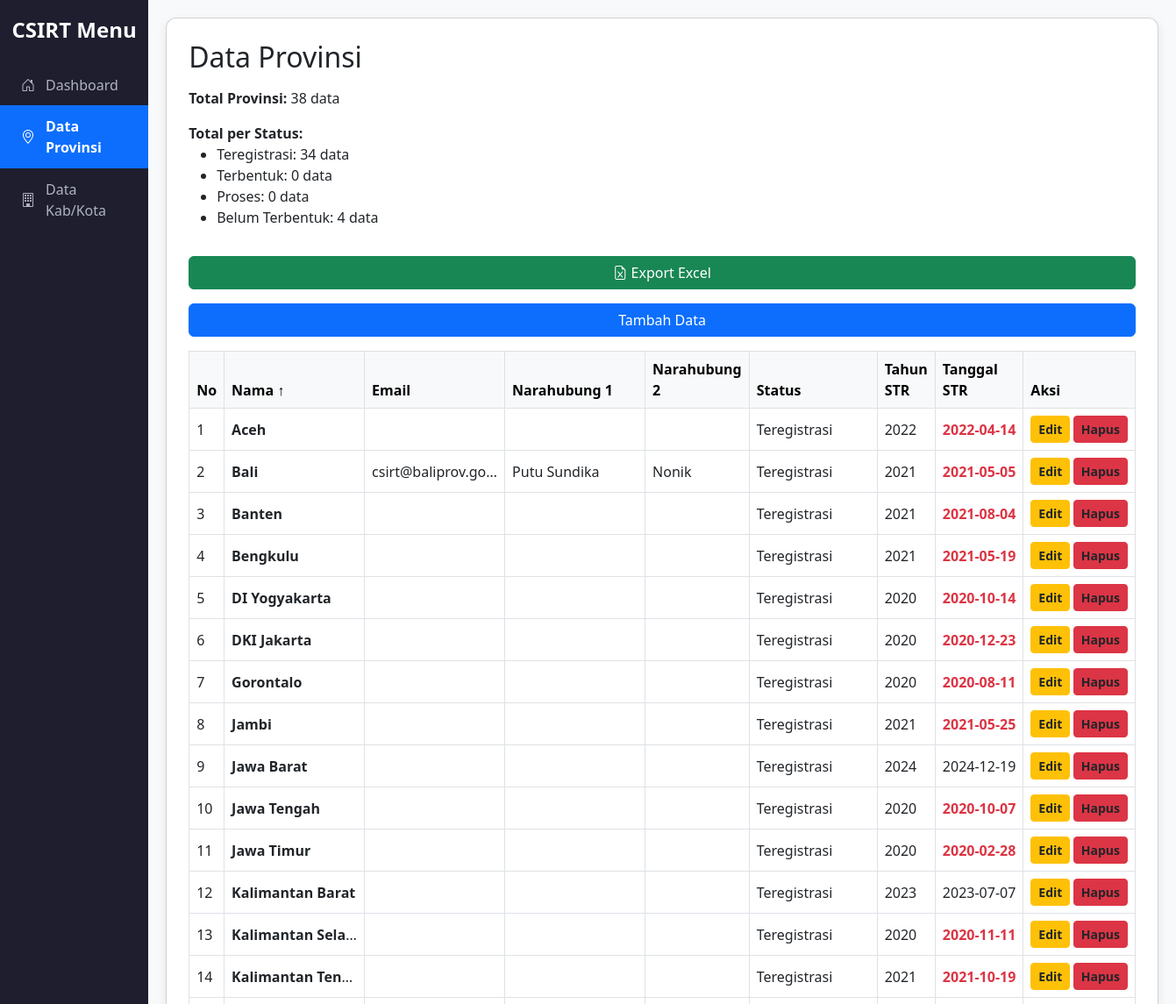
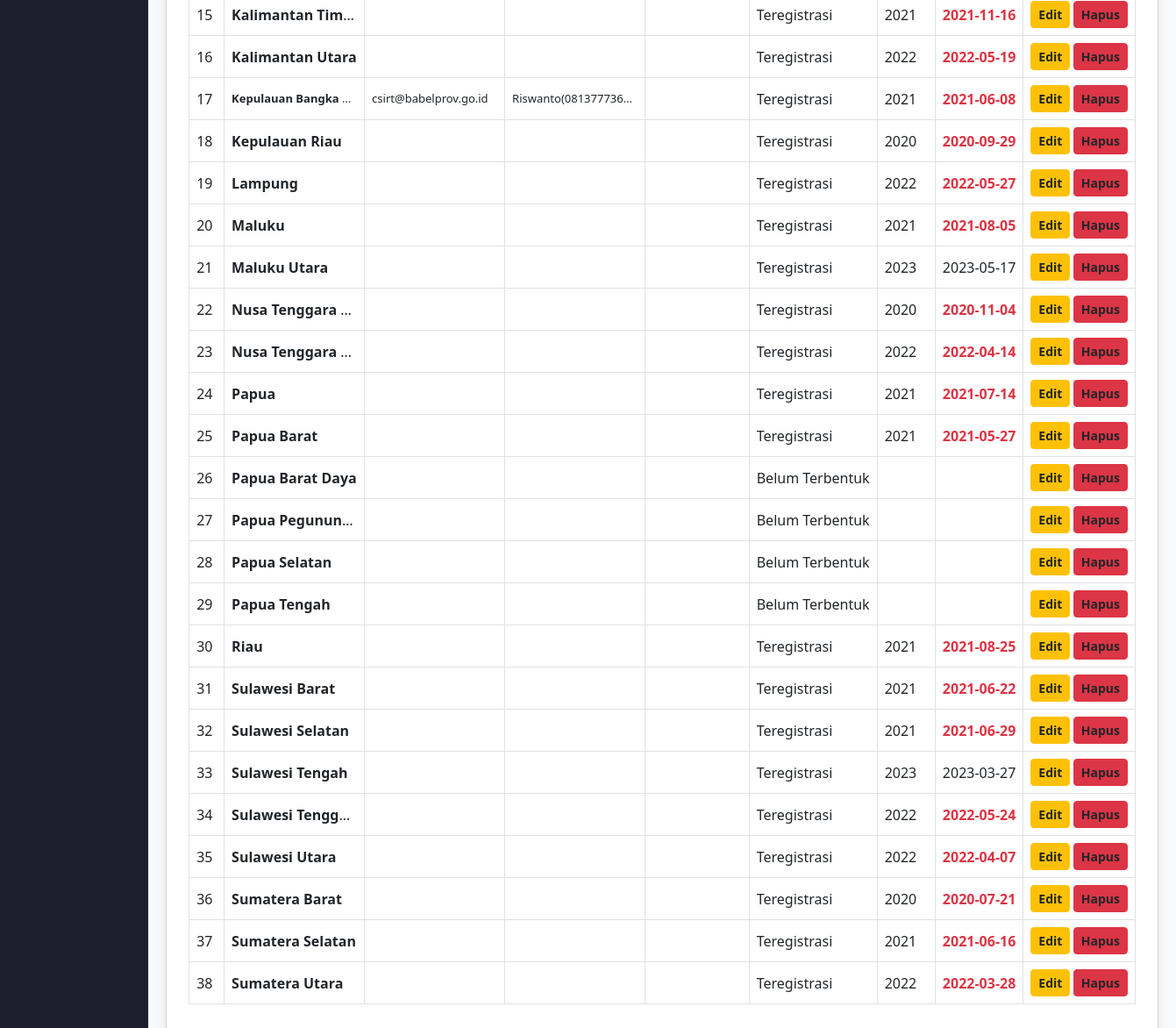
Screenshot of /provinsi.php with the database file from the repository (2 pictures, top to bottom).
### tables this page shows
CREATE TABLE `provinsi` (
  `id` int NOT NULL AUTO_INCREMENT,
  `nama` varchar(100) NOT NULL,
  `email` varchar(100) DEFAULT NULL,
  `narahubung1` varchar(100) DEFAULT NULL,
  `narahubung2` varchar(100) DEFAULT NULL,
  `tahunSTR` int DEFAULT NULL,
  `tanggalSTR` date DEFAULT NULL,
  `status` varchar(255) DEFAULT NULL,
  PRIMARY KEY (`id`),
  UNIQUE KEY `nama` (`nama`)
);

### provinsi.php (the view, shortened to what this page needs)
<?php include 'conn.php'; ?>
<!DOCTYPE html>
<html>
<head>
    <link href="https://cdn.jsdelivr.net/npm/bootstrap@5.3.0/dist/css/bootstrap.min.css" rel="stylesheet">
    <link href="https://cdn.jsdelivr.net/npm/bootstrap-icons@1.10.5/font/bootstrap-icons.css" rel="stylesheet">
</head>
<body>
<div class="sidebar">
    <h4 class="text-center mb-4">CSIRT Menu</h4>
    <div class="list-group">
        <a href="index.php" class="list-group-item <?= basename($_SERVER['PHP_SELF']) == 'index.php' ? 'active' : '' ?>">
            <i class="bi bi-house-door"></i> Dashboard
        </a>
        <a href="provinsi.php" class="list-group-item <?= basename($_SERVER['PHP_SELF']) == 'provinsi.php' ? 'active' : '' ?>">
            <i class="bi bi-geo-alt"></i> Data Provinsi
        </a>
        <a href="kabkot.php" class="list-group-item <?= basename($_SERVER['PHP_SELF']) == 'kabkot.php' ? 'active' : '' ?>">
            <i class="bi bi-building"></i> Data Kab/Kota
        </a>
    </div>
</div>
<div class="content">
    <div class="card">
        <h2 class="mb-3">Data Provinsi</h2>
        <?php
        $total_result = $conn->query("SELECT COUNT(*) AS total FROM provinsi");
        $total_row = $total_result->fetch_assoc();
        echo "<p><strong>Total Provinsi:</strong> {$total_row['total']} data</p>";
        $status_list = ['Teregistrasi', 'Terbentuk', 'Proses'];
        $counts = [];
        foreach ($status_list as $s) {
            $res = $conn->query("SELECT COUNT(*) as total FROM provinsi WHERE status = '$s'");
            $row = $res->fetch_assoc();
            $counts[$s] = $row['total'];
        }
        $res = $conn->query("SELECT COUNT(*) as total FROM provinsi WHERE status IS NULL OR status = '' OR status = '-'");
        $row = $res->fetch_assoc();
        $counts['Belum Terbentuk'] = $row['total'];
        $allowed_columns = ['nama', 'email', 'narahubung1', 'narahubung2', 'status', 'tahunSTR', 'tanggalSTR'];
        $sort = in_array($_GET['sort'] ?? '', $allowed_columns) ? $_GET['sort'] : 'nama';
        $order = ($_GET['order'] ?? 'asc') === 'desc' ? 'desc' : 'asc';
        $new_order = $order === 'asc' ? 'desc' : 'asc';
        function sort_arrow($column, $current, $order) {
            if ($column !== $current) return '';
            return $order === 'asc' ? ' ↑' : ' ↓';
        }
        ?>
        <div class="mb-3">
            <strong>Total per Status:</strong>
            <ul>
                <li>Teregistrasi: <?= $counts['Teregistrasi'] ?> data</li>
                <li>Terbentuk: <?= $counts['Terbentuk'] ?> data</li>
                <li>Proses: <?= $counts['Proses'] ?> data</li>
                <li>Belum Terbentuk: <?= $counts['Belum Terbentuk'] ?> data</li>
            </ul>
        </div>
        <a href="provinsi_export_excel.php" class="btn btn-success mb-3">
            <i class="bi bi-file-earmark-excel"></i> Export Excel
        </a>
        <a href="provinsi_tambah.php" class="btn btn-primary mb-3">Tambah Data</a>
        <div class="table-responsive">
            <table class="table table-bordered align-middle">
                <thead class="table-light">
                <tr>
                    <th>No</th>
                    <?php
                    foreach ([
                        'nama' => 'Nama',
                        'email' => 'Email',
                        'narahubung1' => 'Narahubung 1',
                        'narahubung2' => 'Narahubung 2',
                        'status' => 'Status',
                        'tahunSTR' => 'Tahun STR',
                        'tanggalSTR' => 'Tanggal STR'
                    ] as $key => $label) {
                        echo "<th><a href='?sort={$key}&order=" . ($sort === $key ? $new_order : 'asc') . "'>$label" . sort_arrow($key, $sort, $order) . "</a></th>";
                    }
                    ?>
                    <th>Aksi</th>
                </tr>
                </thead>
                <tbody>
                <?php
                $result = $conn->query("SELECT * FROM provinsi ORDER BY $sort $order");
                $no = 1;
                while ($row = $result->fetch_assoc()) {
                    $status_display = trim($row['status']) ?: 'Belum Terbentuk';
                    if ($status_display == '-') $status_display = 'Belum Terbentuk';
                    $nama_provinsi = htmlspecialchars($row['nama']);
                    $url_provinsi = urlencode($row['nama']);
                    $tanggalSTR = $row['tanggalSTR'];
                    $tanggalSTR_class = '';
                    if ($tanggalSTR && $tanggalSTR !== '0000-00-00') {
                        $tgl = new DateTime($tanggalSTR);
                        $now = new DateTime();
                        $interval = $tgl->diff($now);
                        if ($interval->y >= 3) {
                            $tanggalSTR_class = 'text-danger fw-bold';
                        }
                    }
                    echo "<tr>
                        <td>{$no}</td>
                        <td><a href='kabkot.php?search={$url_provinsi}&search_by=provinsi' class='text-decoration-none'>{$nama_provinsi}</a></td>
                        <td>{$row['email']}</td>
                        <td>{$row['narahubung1']}</td>
                        <td>{$row['narahubung2']}</td>
                        <td>{$status_display}</td>
                        <td>{$row['tahunSTR']}</td>
                        <td class='{$tanggalSTR_class}'>{$tanggalSTR}</td>
                        <td>
                            <a href='provinsi_edit.php?id={$row['id']}' class='btn btn-sm btn-warning'>Edit</a>
                            <a href='provinsi_hapus.php?id={$row['id']}' class='btn btn-sm btn-danger' onclick='return confirm(\"Yakin hapus?\")'>Hapus</a>
                        </td>
                    </tr>";
                    $no++;
                }
                ?>
                </tbody>
            </table>
        </div>
    </div>
</div>
</body>
</html>

### provinsi.php (style rules this page uses)
body { display: flex; min-height: 100vh; background-color: #f8f9fa; font-family: 'Segoe UI', sans-serif; }
.sidebar { width: 240px; background-color: #1e1e2f; color: #ffffff; display: flex; flex-direction: column; padding: 20px 0; }
.sidebar h4 { color: #ffffff; font-weight: bold; }
.sidebar .list-group { width: 100%; }
.sidebar .list-group-item { background: none; border: none; color: #b0b3c1; font-size: 16px; padding: 12px 24px; display: flex; align-items: center; gap: 12px; transition: background 0.2s ease; }
.sidebar .list-group-item.active { background-color: #0d6efd; color: #ffffff; font-weight: bold; }
.content { flex-grow: 1; padding: 20px; }
.card { border-radius: 12px; box-shadow: 0 4px 12px rgba(0, 0, 0, 0.08); padding: 25px; background-color: #ffffff; }
th a { color: inherit; text-decoration: none; }
.table td a { color: inherit !important; font-weight: bold; }
.table thead { background-color: #f1f1f1; }
.table td { max-width: 160px; white-space: nowrap; overflow: hidden; text-overflow: ellipsis; vertical-align: middle; }
.table td.small-font { font-size: 13px; }

### rows the page displays
provinsi: nama "Aceh", status "Teregistrasi", tahunSTR "2022", tanggalSTR "2022-04-14"
provinsi: nama "Bali", email "csirt@baliprov.go…", narahubung1 "Putu Sundika", narahubung2 "Nonik", status "Teregistrasi", tahunSTR "2021", tanggalSTR "2021-05-05"
provinsi: nama "Banten", status "Teregistrasi", tahunSTR "2021", tanggalSTR "2021-08-04"
provinsi: nama "Bengkulu", status "Teregistrasi", tahunSTR "2021", tanggalSTR "2021-05-19"
provinsi: nama "DI Yogyakarta", status "Teregistrasi", tahunSTR "2020", tanggalSTR "2020-10-14"
provinsi: nama "DKI Jakarta", status "Teregistrasi", tahunSTR "2020", tanggalSTR "2020-12-23"
provinsi: nama "Gorontalo", status "Teregistrasi", tahunSTR "2020", tanggalSTR "2020-08-11"
provinsi: nama "Jambi", status "Teregistrasi", tahunSTR "2021", tanggalSTR "2021-05-25"
provinsi: nama "Jawa Barat", status "Teregistrasi", tahunSTR "2024", tanggalSTR "2024-12-19"
provinsi: nama "Jawa Tengah", status "Teregistrasi", tahunSTR "2020", tanggalSTR "2020-10-07"
provinsi: nama "Jawa Timur", status "Teregistrasi", tahunSTR "2020", tanggalSTR "2020-02-28"
provinsi: nama "Kalimantan Barat", status "Teregistrasi", tahunSTR "2023", tanggalSTR "2023-07-07"
provinsi: nama "Kalimantan Sela…", status "Teregistrasi", tahunSTR "2020", tanggalSTR "2020-11-11"
provinsi: nama "Kalimantan Ten…", status "Teregistrasi", tahunSTR "2021", tanggalSTR "2021-10-19"
provinsi: nama "Kalimantan Tim…", status "Teregistrasi", tahunSTR "2021", tanggalSTR "2021-11-16"
provinsi: nama "Kalimantan Utara", status "Teregistrasi", tahunSTR "2022", tanggalSTR "2022-05-19"
provinsi: nama "Kepulauan Bangka…", email "csirt@babelprov.go.id", narahubung1 "Riswanto(081377736…", status "Teregistrasi", tahunSTR "2021", tanggalSTR "2021-06-08"
provinsi: nama "Kepulauan Riau", status "Teregistrasi", tahunSTR "2020", tanggalSTR "2020-09-29"
provinsi: nama "Lampung", status "Teregistrasi", tahunSTR "2022", tanggalSTR "2022-05-27"
provinsi: nama "Maluku", status "Teregistrasi", tahunSTR "2021", tanggalSTR "2021-08-05"
provinsi: nama "Maluku Utara", status "Teregistrasi", tahunSTR "2023", tanggalSTR "2023-05-17"
provinsi: nama "Nusa Tenggara…", status "Teregistrasi", tahunSTR "2020", tanggalSTR "2020-11-04"
provinsi: nama "Nusa Tenggara…", status "Teregistrasi", tahunSTR "2022", tanggalSTR "2022-04-14"
provinsi: nama "Papua", status "Teregistrasi", tahunSTR "2021", tanggalSTR "2021-07-14"
provinsi: nama "Papua Barat", status "Teregistrasi", tahunSTR "2021", tanggalSTR "2021-05-27"
provinsi: nama "Papua Barat Daya", status "Belum Terbentuk"
provinsi: nama "Papua Pegunun…", status "Belum Terbentuk"
provinsi: nama "Papua Selatan", status "Belum Terbentuk"
provinsi: nama "Papua Tengah", status "Belum Terbentuk"
provinsi: nama "Riau", status "Teregistrasi", tahunSTR "2021", tanggalSTR "2021-08-25"
provinsi: nama "Sulawesi Barat", status "Teregistrasi", tahunSTR "2021", tanggalSTR "2021-06-22"
provinsi: nama "Sulawesi Selatan", status "Teregistrasi", tahunSTR "2021", tanggalSTR "2021-06-29"
provinsi: nama "Sulawesi Tengah", status "Teregistrasi", tahunSTR "2023", tanggalSTR "2023-03-27"
provinsi: nama "Sulawesi Tengg…", status "Teregistrasi", tahunSTR "2022", tanggalSTR "2022-05-24"
provinsi: nama "Sulawesi Utara", status "Teregistrasi", tahunSTR "2022", tanggalSTR "2022-04-07"
provinsi: nama "Sumatera Barat", status "Teregistrasi", tahunSTR "2020", tanggalSTR "2020-07-21"
provinsi: nama "Sumatera Selatan", status "Teregistrasi", tahunSTR "2021", tanggalSTR "2021-06-16"
provinsi: nama "Sumatera Utara", status "Teregistrasi", tahunSTR "2022", tanggalSTR "2022-03-28"

### other values shown
$total_row['total'] "38"
$counts['Teregistrasi'] "34"
$counts['Terbentuk'] "0"
$counts['Proses'] "0"
$counts['Belum Terbentuk'] "4"
$label "Nama"
sort_arrow($key, $sort, $order) "↑"
$label "Email"
$label "Narahubung 1"
$label "Narahubung 2"
$label "Status"
$label "Tahun STR"
$label "Tanggal STR"
